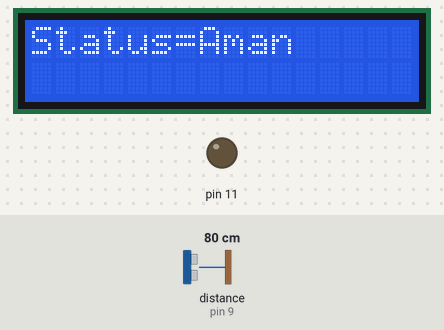
Simulated run of this sketch. Board: Arduino Uno, built with avr-gcc and run on an emulated ATmega328P. On the bench: 16×2 character LCD, output pins drawn as LEDs (lit = HIGH). Wiring (inferred from the names in the program): ultrasonic range finder: trigger pin 8; echo pin 9. Dashed ring = blinking. The inputs (shaded band) are chosen by the test bench; at power-on: distance to the obstacle (sensor on pin 9) 80 cm. The echo pulse lasts 58.3 µs per cm; pins used as bus, display or sensor lines are not drawn.

Above: at 3.2 s.
3.3 s: distance to the obstacle (sensor on pin 9) set to 29 cm
4.8 s: distance to the obstacle (sensor on pin 9) set to 23 cm
At 5.2 s:
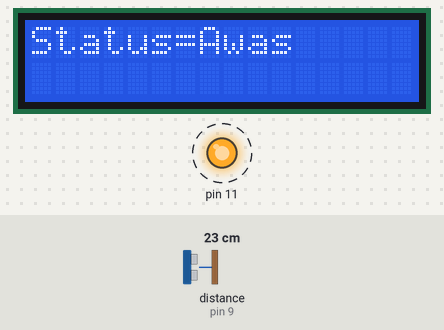
7.8 s: distance to the obstacle (sensor on pin 9) set to 19 cm
At 7.96 s:
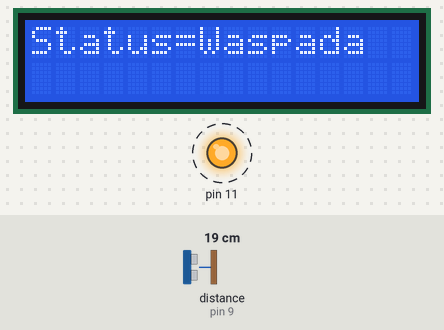
10.2 s: distance to the obstacle (sensor on pin 9) set to 2 cm
At 10.47 s:
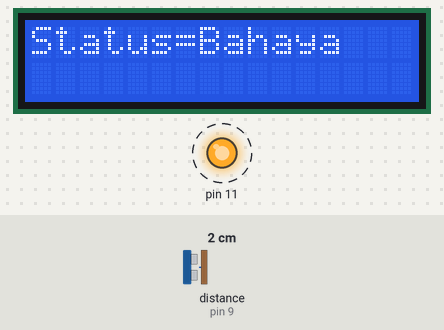
12.0 s: distance to the obstacle (sensor on pin 9) set to 18 cm
At 12.48 s:
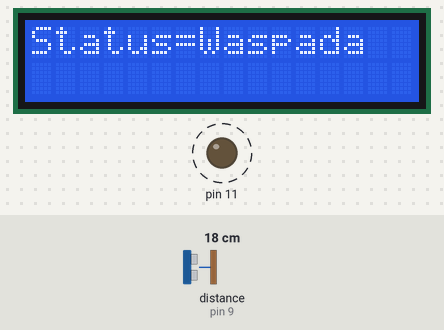
15.0 s: distance to the obstacle (sensor on pin 9) set to 4 cm
At 15.3 s:
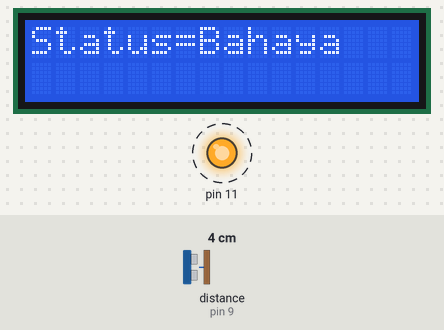
Timing chart, 0 to 18.0 s (numbered marks = the images above; inputs shaded):
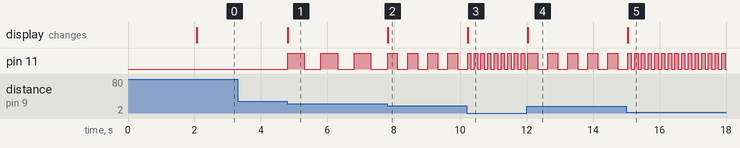

The sketch:

App_2_Alarm_Parkir_Mobil.ino
```cpp
/*-----------------------------------------------------
'     APLIKASI 2
'     ALARM PARKIR MOBIL
'     TRIG --> Pin 8
'     ECHO --> Pin 9
'     BUZZER --> Pin 11
'     Hasilnya tampilkan ke LCD
'  dadan ahmad dani
'------------------------*/

#define ECHOPIN 9
#define TRIGPIN 8
#include <LiquidCrystal.h>
LiquidCrystal lcd(2, 3, 4, 5,6,7);
int jarak,timer;
void setup(){
  lcd.begin(16, 2);
  lcd.print("   ALARM PARKIR");
  lcd.setCursor(0, 1);
  lcd.print("      MOBIL    ");
  delay(2000);
  lcd.clear();
  lcd.print("Status=");

  pinMode(ECHOPIN, INPUT);
  pinMode(TRIGPIN, OUTPUT);
  pinMode(11,OUTPUT);
}

void loop(){
  digitalWrite(TRIGPIN, LOW);
  delayMicroseconds(2);
  digitalWrite(TRIGPIN, HIGH);
  delayMicroseconds(10);
  digitalWrite(TRIGPIN, LOW);
  timer = pulseIn(ECHOPIN, HIGH);
  jarak= timer/58;
  if (jarak>25){
      lcd.setCursor(7,0);
      lcd.print("Aman    ");
  }
  else if(jarak>20){
      lcd.setCursor(7,0);
      lcd.print("Awas   ");
      digitalWrite(11,1);
      delay(500);
      digitalWrite(11,0);
      delay(500);
  }
  else if(jarak>10){
      lcd.setCursor(7,0);
      lcd.print("Waspada");
      digitalWrite(11,1);
      delay(300);
      digitalWrite(11,0);
      delay(300);
  }
  else {
      lcd.setCursor(7,0);
      lcd.print("Bahaya ");
      digitalWrite(11,1);
      delay(100);
      digitalWrite(11,0);
      delay(100);
  }


}
```

Measured:
- the behaviour switches between 27 and 26 cm on distance to the obstacle (sensor on pin 9) (found by bisection; images 0 and 1)
- the behaviour switches between 21 and 20 cm on distance to the obstacle (sensor on pin 9) (found by bisection; images 1 and 2)
- after the input at 3.3 s, every drawn part: stays the same
- after the input at 4.8 s, pin 11: alternates HIGH for 0.50 s and LOW for 0.50 s, starting at once; the display: changes at once (image 1)
- after the input at 7.8 s, pin 11: alternates HIGH for 0.30 s and LOW for 0.30 s, starting after 0.31 s; the display: changes at once (image 2)
- after the input at 10.2 s, pin 11: alternates HIGH for 0.10 s and LOW for 0.10 s, starting after 0.12 s; the display: changes at once (image 3)
- after the input at 12.0 s, pin 11: alternates HIGH for 0.30 s and LOW for 0.30 s, starting after 0.34 s; the display: changes at once (image 4)
- after the input at 15.0 s, pin 11: alternates HIGH for 0.10 s and LOW for 0.10 s, starting after 0.15 s; the display: changes after 0.05 s (image 5)
